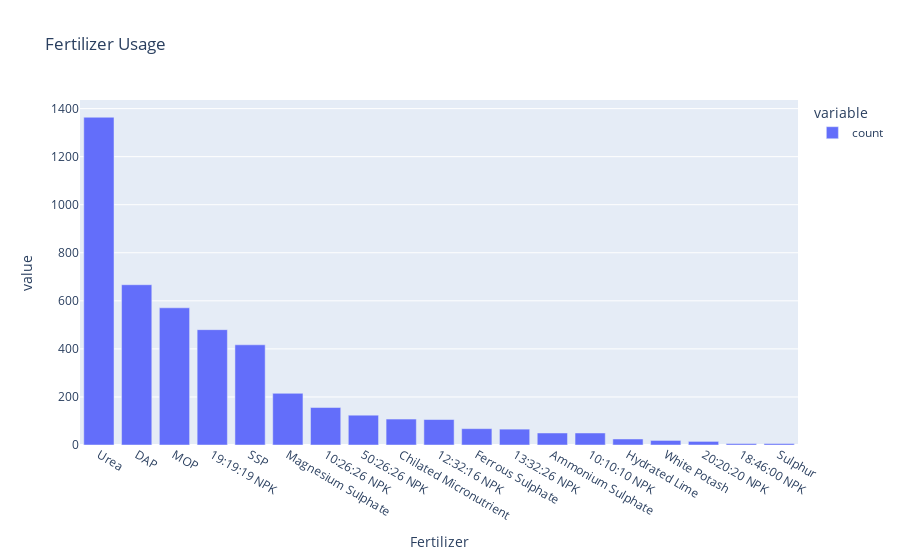

The notebook cell saved with this chart:
### Markdown cell above
In this graph on x axis their is Rainfall and on y axis Temperature is present. The points are scatterd everywhere so their is no clear relationship between Rainfall and Temperture.

### Code cell
# Q 31) Bar chart for fertilizer usage
px.bar(df['Fertilizer'].value_counts(),title = 'Fertilizer Usage' )

### Figure 1 — Plotly figure (JSON) as saved in the notebook; plotly's stock layout.template omitted (floating-point values rounded to 4 significant figures)
{"data": [{"hovertemplate": "variable=count<br>Fertilizer=%{x}<br>value=%{y}<extra></extra>", "legendgroup": "count", "marker": {"color": "#636efa", "pattern": {"shape": ""}}, "name": "count", "orientation": "v", "showlegend": true, "textposition": "auto", "type": "bar", "x": ["Urea", "DAP", "MOP", "19:19:19 NPK", "SSP", "Magnesium Sulphate", "10:26:26 NPK", "50:26:26 NPK", "Chilated Micronutrient", "12:32:16 NPK", "Ferrous Sulphate", "13:32:26 NPK", "Ammonium Sulphate", "10:10:10 NPK", "Hydrated Lime", "White Potash", "20:20:20 NPK", "18:46:00 NPK", "Sulphur"], "xaxis": "x", "y": [1364, 667, 571, 480, 417, 215, 156, 124, 108, 106, 68, 66, 50, 50, 25, 19, 15, 6, 6], "yaxis": "y"}], "layout": {"barmode": "relative", "legend": {"title": {"text": "variable"}, "tracegroupgap": 0}, "title": {"text": "Fertilizer Usage"}, "xaxis": {"anchor": "y", "domain": [0, 1], "title": {"text": "Fertilizer"}}, "yaxis": {"anchor": "x", "domain": [0, 1], "title": {"text": "value"}}}}
